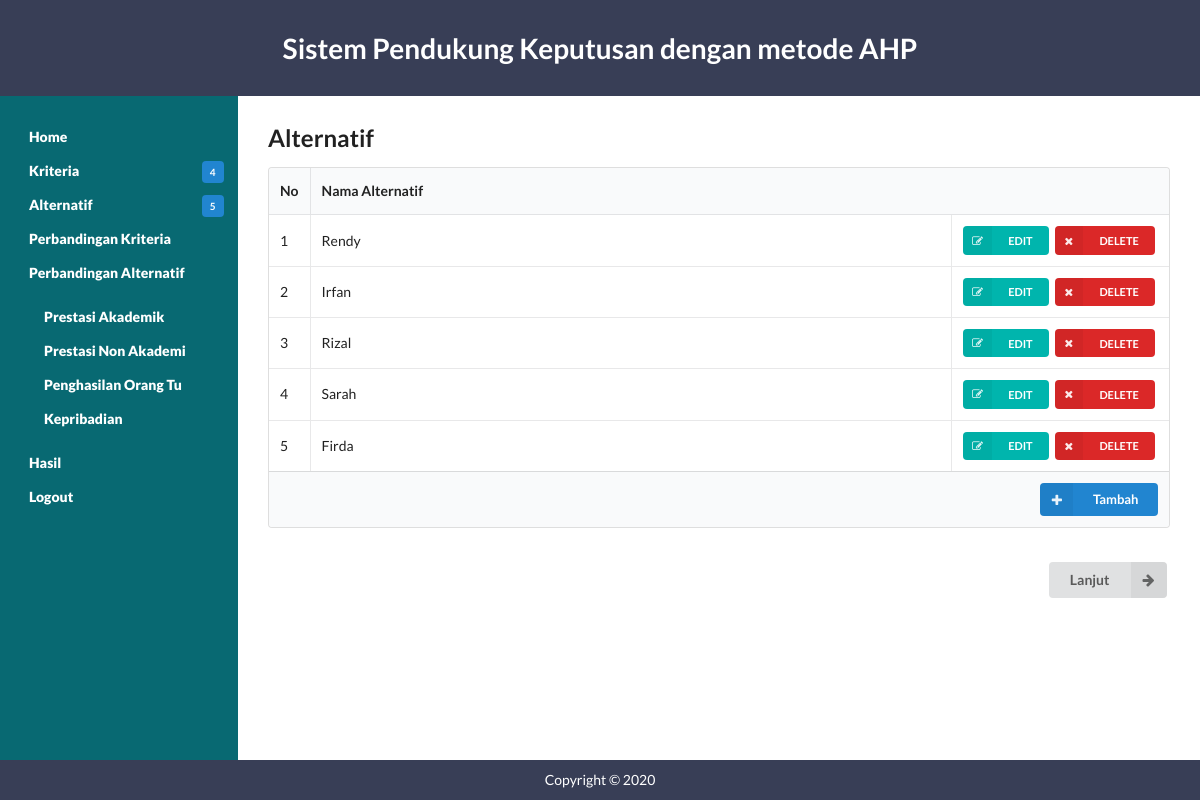
The page /alternatif.php on the database its author committed.
### tables this page shows
CREATE TABLE `alternatif` (
  `id` int(11) NOT NULL,
  `nama` varchar(20) NOT NULL
);

### alternatif.php (the view, shortened to what this page needs)
<?php
	include('fungsi.php');
	include('header.php');
?>
<section class="content">
	<h2 class="ui header">Alternatif</h2>
	<table class="ui celled table">
		<thead>
			<tr>
				<th class="collapsing">No</th>
				<th colspan="2">Nama Alternatif</th>
			</tr>
		</thead>
		<tbody>
		<?php
			$query = "SELECT id,nama FROM alternatif ORDER BY id";
			$result	= mysqli_query($koneksi, $query);
			$i = 0;
			while ($row = mysqli_fetch_array($result)) {
				$i++;
		?>
			<tr>
				<td><?php echo $i ?></td>
				<td><?php echo $row['nama'] ?></td>
				<td class="right aligned collapsing">
					<form method="post" action="alternatif.php">
						<button type="submit" name="edit" class="ui mini teal left labeled icon button"><i class="right edit icon"></i>EDIT</button>
						<button type="submit" name="delete" class="ui mini red left labeled icon button"><i class="right remove icon"></i>DELETE</button>
					</form>
				</td>
			</tr>
<?php } ?>
		</tbody>
		<tfoot class="full-width">
			<tr>
				<th colspan="3">
					<a href="tambah.php?jenis=alternatif">
						<div class="ui right floated small primary labeled icon button">
						<i class="plus icon"></i>Tambah
						</div>
					</a>
				</th>
			</tr>
		</tfoot>
	</table>
	<br>
	<form action="bobot_kriteria.php">
	<button class="ui right labeled icon button" style="float: right;">
		<i class="right arrow icon"></i>
		Lanjut
	</button>
	</form>
</section>
<?php include('footer.php'); ?>

### css/style1.css (style rules this page uses)
html { display: -webkit-box;display: -ms-flexbox;display: flex; -webkit-box-orient: vertical; -webkit-box-direction: normal; -ms-flex-direction: column; flex-direction: column; }
body { display: -webkit-box; display: -ms-flexbox; display: flex; -webkit-box-orient: vertical; -webkit-box-direction: normal; -ms-flex-direction: column; flex-direction: column; min-height: 100vh; }
.content { display: block; -webkit-box-flex: 1; -ms-flex: 1; flex: 1; }
body { margin: 0; background: #fff; }
header, nav, section, footer { padding: 10px 30px; margin: 0; color: #fff; }
section { background: white; color: black; padding: 30px; }

### rows shown on the page
alternatif: nama "Rendy"
alternatif: nama "Irfan"
alternatif: nama "Rizal"
alternatif: nama "Sarah"
alternatif: nama "Firda"

### other values the page prints
getJumlahKriteria() "4"
getJumlahAlternatif() "5"
getKriteriaNama($i) "Prestasi Akademik"
getKriteriaNama($i) "Prestasi Non Akademi"
getKriteriaNama($i) "Penghasilan Orang Tu"
getKriteriaNama($i) "Kepribadian"
